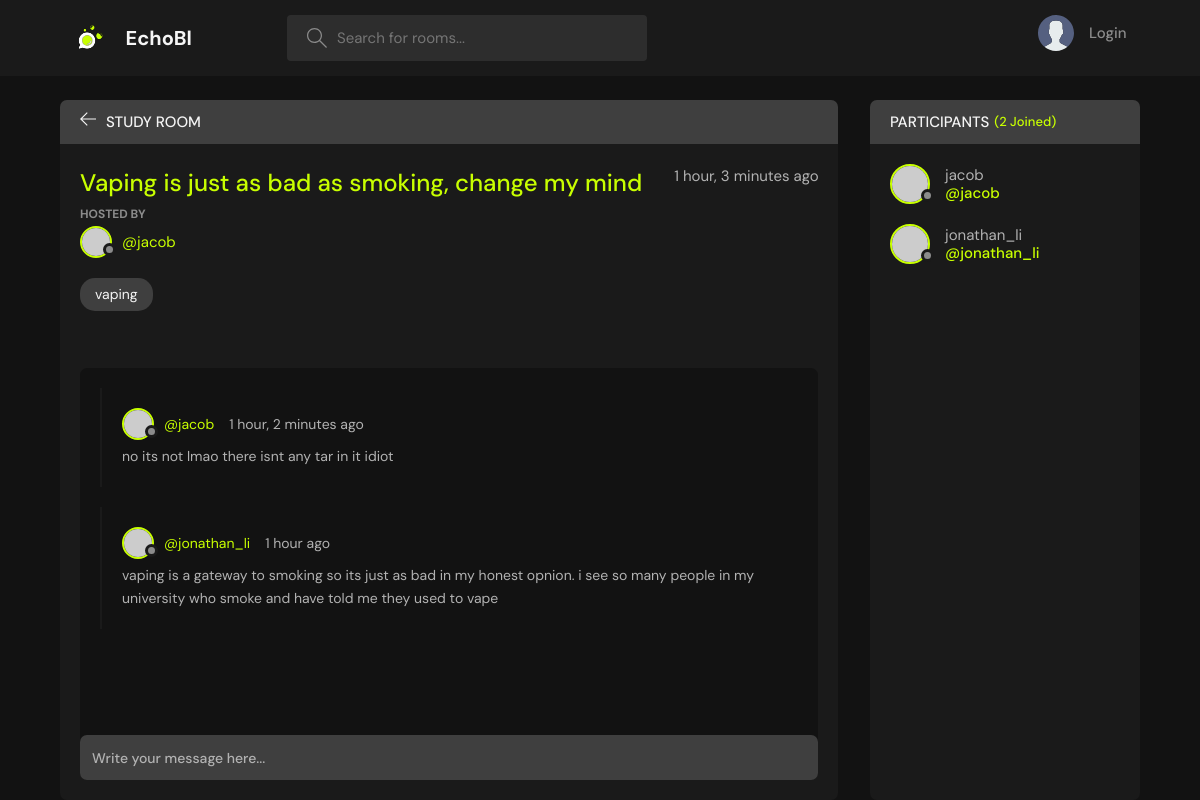
/room/14/, run on the app's committed database.
### base/models.py (models this page shows, shortened)
class Room(models.Model):
    host = models.ForeignKey(User, on_delete=models.SET_NULL, null=True)
    topic = models.ForeignKey(Topic, on_delete=models.SET_NULL, null=True)
    name = models.CharField(max_length=200)
    description = models.TextField(null=True, blank=True)
    participants = models.ManyToManyField(User,related_name="participants", blank=True)
    updated = models.DateTimeField(auto_now=True)
    created = models.DateTimeField(auto_now_add=True)
    class Meta:
        ordering = ['-updated', '-created']

class Topic(models.Model):
    name = models.CharField(max_length=200)
    def __str__(self):
        return self.name

class Message(models.Model):
    user = models.ForeignKey(User, on_delete=models.CASCADE)
    room = models.ForeignKey(Room, on_delete=models.CASCADE)
    body = models.TextField()
    updated = models.DateTimeField(auto_now=True)
    created = models.DateTimeField(auto_now_add=True)
    class Meta:
        ordering = ['updated', 'created']

### base/views.py (the view, shortened to what this page needs)
# urls.py: path('room/<str:pk>/', views.room, name="room"),
def room(request, pk):
    room = Room.objects.get(id=pk)
    messages = room.message_set.all()
    participants = room.participants.all()
    context = {'room': room,
               'messages': messages,
               'participants': participants}
    return render(request, 'base/room.html', context)

### base/templates/base/room.html (shortened to what this page needs)
{% extends 'main.html' %} {% block content %}
<main class="profile-page layout layout--2">
	<div class="container">
		<div class="room">
			<div class="room__top">
				<div class="room__topLeft">
					<a href="{% url 'home' %}">
						<svg
							version="1.1"
							xmlns="http://www.w3.org/2000/svg"
							width="32"
							height="32"
							viewBox="0 0 32 32">
							<title>arrow-left</title>
							<path
								d="M13.723 2.286l-13.723 13.714 13.719 13.714 1.616-1.611-10.96-10.96h27.625v-2.286h-27.625l10.965-10.965-1.616-1.607z"></path>
						</svg>
					</a>
					<h3>Study Room</h3>
				</div>
			</div>
			<div class="room__box scroll">
				<div class="room__header scroll">
					<div class="room__info">
						<h3>{{room.name}}</h3>
						<span>{{room.created|timesince}} ago</span>
					</div>
					<div class="room__hosted">
						<p>Hosted By</p>
						<a href="#" class="room__author">
							<div class="avatar avatar--small">
								<img src="https://randomuser.me/api/portraits/men/37.jpg" />
							</div>
							<span>@{{room.host.username}}</span>
						</a>
					</div>
					<span class="room__topics">{{room.topic}}</span>
				</div>
				<div class="room__conversation">
					<div class="threads scroll">
						{% for message in messages %}
						<div class="thread">
							<div class="thread__top">
								<div class="thread__author">
									<a href="{% url 'user-profile' message.user.id %}" class="thread__authorInfo">
										<div class="avatar avatar--small">
											<img src="https://randomuser.me/api/portraits/men/37.jpg" />
										</div>
										<span>@{{message.user.username}}</span>
									</a>
									<span class="thread__date">{{message.created|timesince}} ago</span>
								</div>
							</div>
							<div class="thread__details">{{message.body}}</div>
						</div>
						{% endfor %}
					</div>
				</div>
			</div>
			<div class="room__message">
				<form action="#" method="POST">
					<input name="body" placeholder="Write your message here..." />
				</form>
			</div>
		</div>
		<div class="participants">
			<h3 class="participants__top">
				Participants <span>({{participants.count}} Joined)</span>
			</h3>
			<div class="participants__list scroll">
				{% for user in participants %}
				<a href="{% url 'user-profile' user.id %}" class="participant">
					<div class="avatar avatar--medium">
						<img src="https://randomuser.me/api/portraits/men/37.jpg" />
					</div>
					<p>
						{{user.username}}
						<span>@{{user.username}}</span>
					</p>
				</a>
				{% endfor %}
			</div>
		</div>
	</div>
</main>
{% endblock content %}

### data on the page
Room: name "Vaping is just as bad as smoking, change my mind", created "1 hour, 3 minutes", host.username "jacob", topic "vaping"
Message: user.username "jacob", created "1 hour, 2 minutes", body "no its not lmao there isnt any tar in it idiot"
Message: user.username "jonathan_li", created "1 hour", body "vaping is a gateway to smoking so its just as bad in my honest opnion. i see so many people in my university who smoke and have told me they used to vape"

### other printed values
{{ participants.count }} "2"
{{ user.username }} "jacob"
{{ user.username }} "jonathan_li"
